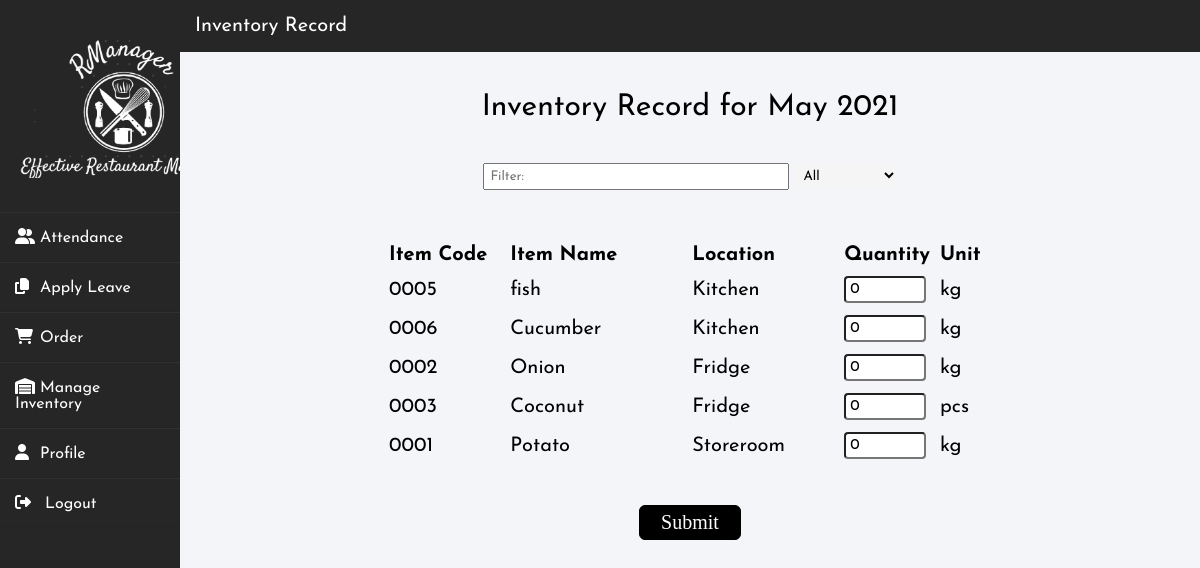
/inventory.php?month=5&year=2021, run on the app's committed database.
### tables this page shows
CREATE TABLE IF NOT EXISTS `inventory` (
  `Inventory_ID` int(20) NOT NULL AUTO_INCREMENT,
  `Supplier_ID` int(20) DEFAULT NULL,
  `location` varchar(50) NOT NULL,
  `itemname` varchar(20) DEFAULT NULL,
  `unit` varchar(10) DEFAULT NULL,
  `price` decimal(10,2) DEFAULT NULL,
  PRIMARY KEY (`Inventory_ID`),
  KEY `Supplier_ID` (`Supplier_ID`)
);

CREATE TABLE IF NOT EXISTS `locations` (
  `Location_ID` int(20) NOT NULL AUTO_INCREMENT,
  `name` varchar(20) DEFAULT NULL,
  PRIMARY KEY (`Location_ID`)
);

### inventory.php (the view, shortened to what this page needs)
<!DOCTYPE html>
<head>
    <link href="stylesheets/default.css" rel="stylesheet" type="text/css">
    <link href="stylesheets/inventory.css" rel="stylesheet" type="text/css">
</head>
<body>
    <?php include "sidebar.php";?>
    <?php include "includes/conn.php"?>
    <?php include "includes/conversionfunctions.php"?>
    <div class="mainbody">
        <div class="topbar">
            <span>Inventory Record</span>
        </div>
        <center>
            <p class="topheader">Inventory Record for <?php numToMonth($_GET['month']); echo('&nbsp;'); echo $_GET['year'] ?></p>
            <input type="text" id="itemfilter" placeholder="Filter:" onkeyup="filterFunction()">
            <select id="locations" name="locations" onchange="filterFunctionDrop()">
                <option value="all">All</option>
            </select>
            <form action="confirminventory.php?month=<?php echo $_GET['month'];?>&year=<?php echo $_GET['year'] ?>" method="post">
            <div>
                <table class="itemtable" id="itemlist">
                    <tr>
                        <th style="width: 20%;">Item Code</th>
                        <th style="width: 30%;">Item Name</th>
                        <th style="width: 25%;">Location</th>
                        <th style="width: 15%;">Quantity</th>
                        <th style="width: 10%;">Unit</th>
                    </tr>
                    <?php
                    $sql = "SELECT * FROM inventory ORDER BY location";
                    $result = mysqli_query($con, $sql);
                    while ($row = mysqli_fetch_assoc($result)){
                        $sql = "SELECT * FROM locations WHERE Location_ID = ".$row['location'];
                        $locationname = mysqli_fetch_assoc(mysqli_query($con, $sql));
                        $itemcode = sprintf("%04d",$row['Inventory_ID']);
                        echo '<tr>';
                        echo "<td>".$itemcode."</td>";
                        echo "<td>".$row['itemname']."</td>";
                        echo "<td>".$locationname['name']."</td>";
                        echo '<td><input type="number" class="quantity" name="'.$itemcode.'" autocomplete="off" value="0" onClick="this.select();"></td>';
                        echo "<td>".$row['unit']."</td>";
                        echo "</tr>";
                    }
                    ?>
                </table>
                <input type="Submit" value="Submit" class="btn" id="submitrecord">
            </div>
            </form>
        </center>
    </div>
</body>

### stylesheets/default.css (style rules this page uses)
body, html { font-family: 'Open Sans', sans-serif; margin: 0px; height: 100%; background: #F5F5F5; }
body { display: flex; }
.mainbody { width: 85%; margin-left: 15%; position: relative; }
.topbar { background: #262626; width: 100%; padding-top: 16px; padding-bottom: 16px; }
.topbar span { margin: 3px; color: white; font-size: 20px; margin-left: 15px; vertical-align: middle; }
.btn { background-color: black; font-size: 20px; color: white; padding: 5px 15px; font-family: Product Sans; border-radius: 6px; cursor: pointer; box-shadow: 0px; border:1px solid black; transition: all 0.2s; text-decoration: none; outline: none; }

### stylesheets/inventory.css (style rules this page uses)
body span { color: white; }
.itemtable { width:60%; font-size: 20px; margin-top: 50px; border-collapse: collapse; }
.itemtable th { text-align: left; padding: 5px; }
.itemtable td { padding-top: 6px; padding-bottom: 6px; padding-left: 5px; }
.quantity { padding: 4px; width: 90%; font-size: 15px; border-radius: 4px; }
#itemfilter { padding: 5px 5px 5px 5px; width: 30%; margin-top: 20px; }
#locations { padding: 5px 5px 5px 5px; width: 10%; background-color: #F5F5F5; border-style: none; outline: none; }
#submitrecord { margin-top: 40px; width: 10%; }
.topheader { margin-top: 40px; margin-bottom: 20px; font-size: 30px; }

### stylesheets/sidebar.css (style rules this page uses)
* { margin: 0; padding: 0; box-sizing: border-box; list-style: none; text-decoration: none; font-family: 'Josefin Sans', sans-serif; }
body { background-color: #f3f5f9; }

### data on the page
inventory: Inventory_ID "0005", itemname "fish", locations.name "Kitchen", unit "kg"
inventory: Inventory_ID "0006", itemname "Cucumber", locations.name "Kitchen", unit "kg"
inventory: Inventory_ID "0002", itemname "Onion", locations.name "Fridge", unit "kg"
inventory: Inventory_ID "0003", itemname "Coconut", locations.name "Fridge", unit "pcs"
inventory: Inventory_ID "0001", itemname "Potato", locations.name "Storeroom", unit "kg"

### other printed values
$_GET['year'] "2021"
